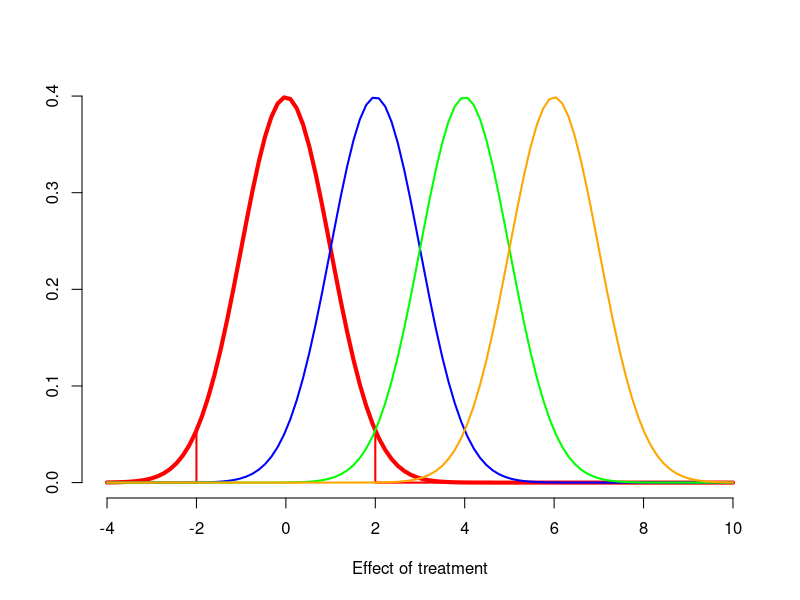

The R source for this figure:
# Plot figure for type one an two errors 

x1 <- seq(-4, 10, length=100)

y1 <- dnorm(x1, mean = 0)
y2 <- dnorm(x1, mean = 2)
y3 <- dnorm(x1, mean = 4)
y4 <- dnorm(x1, mean = 6)

plot(x1,y1, 
     type = 'l', 
     xlab = 'Effect of treatment',
     ylab = '', 
     frame.plot = FALSE, 
     col = 'red', 
     lwd = 4)

lines(c(-4,-2,-2),c(0,0,0.054), col = 'red', lwd = 2)
lines(c( 4, 2, 2),c(0,0,0.054), col = 'red', lwd = 2)

lines(x1,y2, lwd = 2, col = 'blue')
lines(x1,y3, lwd = 2, col = 'green')
lines(x1,y4, lwd = 2, col = 'orange')
